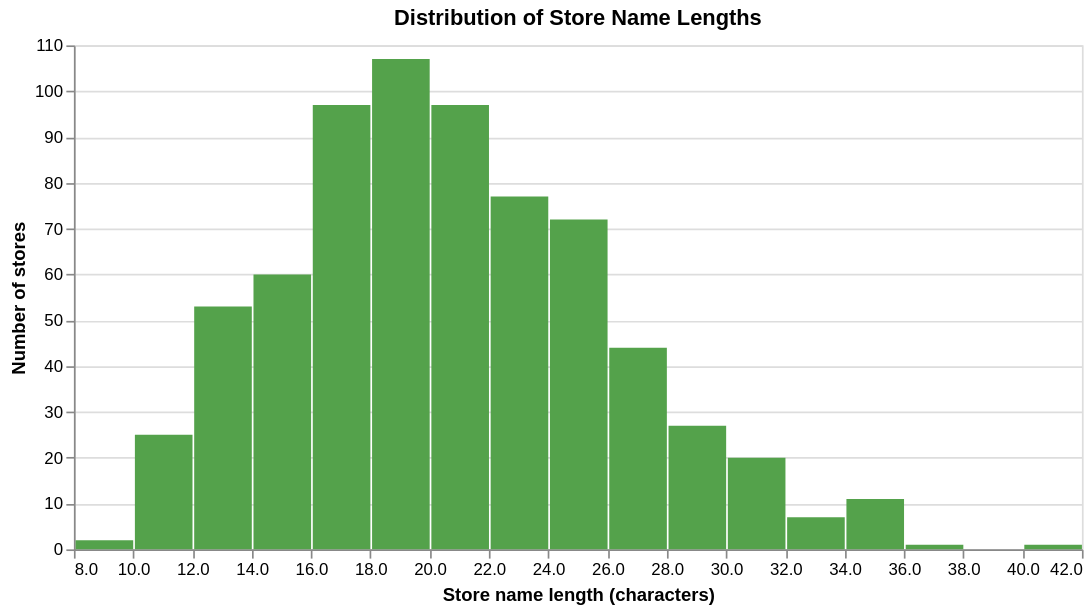

Here is the notebook cell this chart was saved with:
### Code cell
# Distribution of store name lengths
hist = alt.Chart(df).mark_bar(color='#54A24B').encode(
    x=alt.X('name_len:Q', bin=alt.Bin(maxbins=20), title='Store name length (characters)'),
    y=alt.Y('count():Q', title='Number of stores'),
    tooltip=['count():Q']
).properties(
    title='Distribution of Store Name Lengths',
    width=600, height=300
)
hist

### Figure 1 — Vega-Lite specification as saved in the notebook (floating-point values rounded to 4 significant figures; data arrays with more than 128 entries replaced by an {"elided": "..."} marker saying what was removed)
{"config": {"view": {"continuousWidth": 300, "continuousHeight": 300}}, "data": {"name": "data-715f41545ae21b31b52c16dd56867654"}, "mark": {"type": "bar", "color": "#54A24B"}, "encoding": {"tooltip": [{"aggregate": "count", "type": "quantitative"}], "x": {"bin": {"maxbins": 20}, "field": "name_len", "title": "Store name length (characters)", "type": "quantitative"}, "y": {"aggregate": "count", "title": "Number of stores", "type": "quantitative"}}, "height": 300, "title": "Distribution of Store Name Lengths", "width": 600, "$schema": "https://vega.github.io/schema/vega-lite/v5.20.1.json", "datasets": {"data-715f41545ae21b31b52c16dd56867654": {"elided": "701 records"}}}
